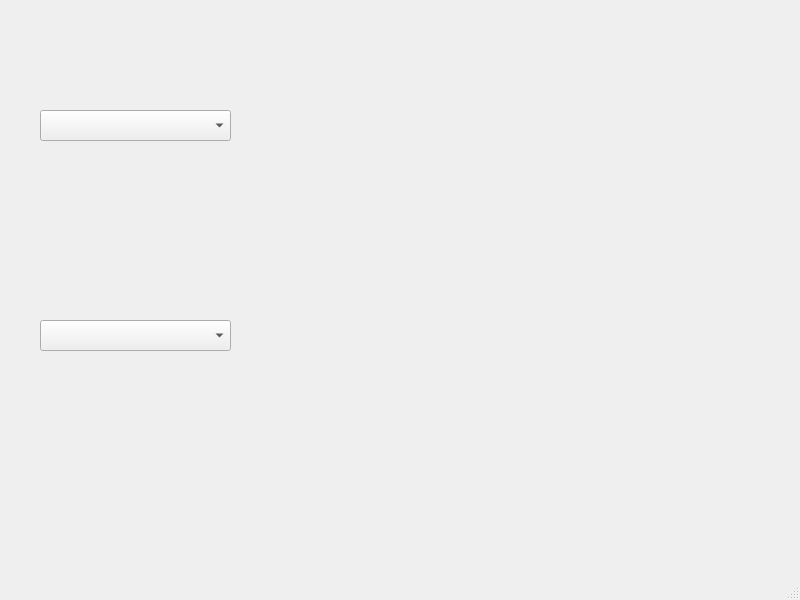
<?xml version="1.0" encoding="UTF-8"?>
<ui version="4.0">
 <class>MainWindow</class>
 <widget class="QMainWindow" name="MainWindow">
  <property name="geometry">
   <rect>
    <x>0</x>
    <y>0</y>
    <width>800</width>
    <height>600</height>
   </rect>
  </property>
  <property name="windowTitle">
   <string>MainWindow</string>
  </property>
  <widget class="QWidget" name="centralwidget">
   <widget class="QComboBox" name="cB1">
    <property name="geometry">
     <rect>
      <x>40</x>
      <y>110</y>
      <width>191</width>
      <height>31</height>
     </rect>
    </property>
   </widget>
   <widget class="QComboBox" name="cB2">
    <property name="geometry">
     <rect>
      <x>40</x>
      <y>320</y>
      <width>191</width>
      <height>31</height>
     </rect>
    </property>
   </widget>
   <widget class="QLabel" name="label">
    <property name="geometry">
     <rect>
      <x>310</x>
      <y>110</y>
      <width>261</width>
      <height>241</height>
     </rect>
    </property>
    <property name="text">
     <string/>
    </property>
   </widget>
   <widget class="QLabel" name="introLabel">
    <property name="geometry">
     <rect>
      <x>40</x>
      <y>50</y>
      <width>191</width>
      <height>31</height>
     </rect>
    </property>
    <property name="text">
     <string/>
    </property>
   </widget>
  </widget>
  <widget class="QMenuBar" name="menubar">
   <property name="geometry">
    <rect>
     <x>0</x>
     <y>0</y>
     <width>800</width>
     <height>21</height>
    </rect>
   </property>
  </widget>
  <widget class="QStatusBar" name="statusbar"/>
 </widget>
 <resources/>
 <connections/>
</ui>
